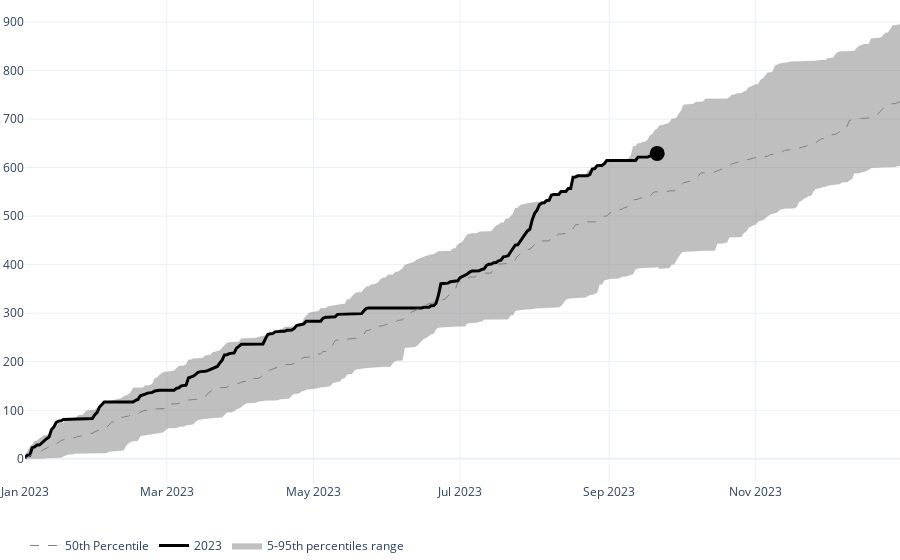

Notebook code for this chart:
### Code cell
fig = make_subplots()
traces = []

fig.add_trace(
    go.Scatter(
        x=daily.dummy_date,
        y=daily['q1'],
        mode='lines',
        name='5th Percentile',
        line=dict(width=.1, color='gray'),
        showlegend=False,),
)

fig.add_trace(
    go.Scatter(
        x=daily.dummy_date,
        y=daily['q3'],
        mode='lines',
        name='5-95th percentiles range',
        line=dict(width=.1, color='gray'),
        showlegend=True,
        fill='tonexty', ),
        
)

fig.add_trace(
    go.Scatter(
        x=daily.dummy_date,
        y=daily['precipitation_sum_yearly_acc'],
        mode='lines',
        name=current_year,
        line=dict(width=3, color='black'),
        showlegend=True,),
)
fig.add_trace(
    go.Scatter(
        x=[daily.time.max()],
        y=[daily['precipitation_sum_yearly_acc'].max()],
        mode='markers',
        name='Latest',
        marker=dict(size=15, color='black'),
        showlegend=False,),
)

fig.add_trace(
    go.Scatter(
        x=daily.dummy_date,
        y=daily['q2'],
        mode='lines',
        name='50th Percentile',
        line=dict(width=1,color='gray',dash='dash'),
        showlegend=True,),
)

fig.update_layout(
    margin={"r": 0.1, "t": 0.1, "l": 0.1, "b": 0.1},
    template='plotly_white',
    barmode='stack',
    legend=dict(orientation='h'),
    yaxis=dict(showgrid=True),
)

### Figure 1 — Plotly figure (JSON) as saved in the notebook; plotly's stock layout.template omitted (floating-point values rounded to 4 significant figures; data arrays with more than 128 entries replaced by an {"elided": "..."} marker saying what was removed)
{"data": [{"line": {"color": "gray", "width": 0.1}, "mode": "lines", "name": "5th Percentile", "showlegend": false, "type": "scatter", "x": {"elided": "365 str values"}, "y": {"elided": "365 float values"}}, {"fill": "tonexty", "line": {"color": "gray", "width": 0.1}, "mode": "lines", "name": "5-95th percentiles range", "showlegend": true, "type": "scatter", "x": {"elided": "365 str values"}, "y": {"elided": "365 float values"}}, {"line": {"color": "black", "width": 3}, "mode": "lines", "name": "2023", "showlegend": true, "type": "scatter", "x": {"elided": "365 str values"}, "y": {"elided": "365 float values"}}, {"marker": {"color": "black", "size": 15}, "mode": "markers", "name": "Latest", "showlegend": false, "type": "scatter", "x": ["2023-09-21T00:00:00"], "y": [629.1]}, {"line": {"color": "gray", "dash": "dash", "width": 1}, "mode": "lines", "name": "50th Percentile", "showlegend": true, "type": "scatter", "x": {"elided": "365 str values"}, "y": {"elided": "365 float values"}}], "layout": {"barmode": "stack", "legend": {"orientation": "h"}, "margin": {"b": 0.1, "l": 0.1, "r": 0.1, "t": 0.1}, "xaxis": {"anchor": "y", "domain": [0, 1]}, "yaxis": {"anchor": "x", "domain": [0, 1], "showgrid": true}}}
